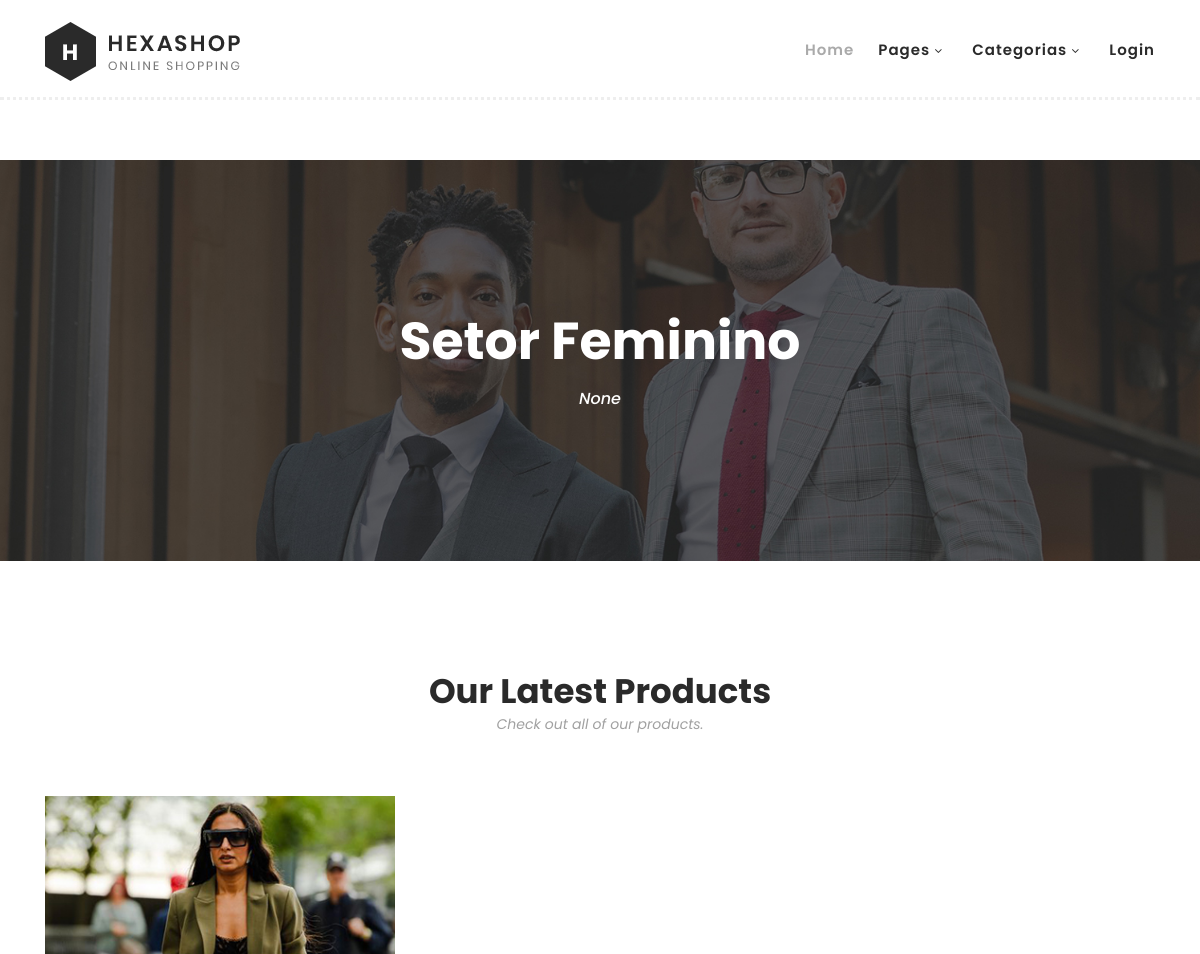
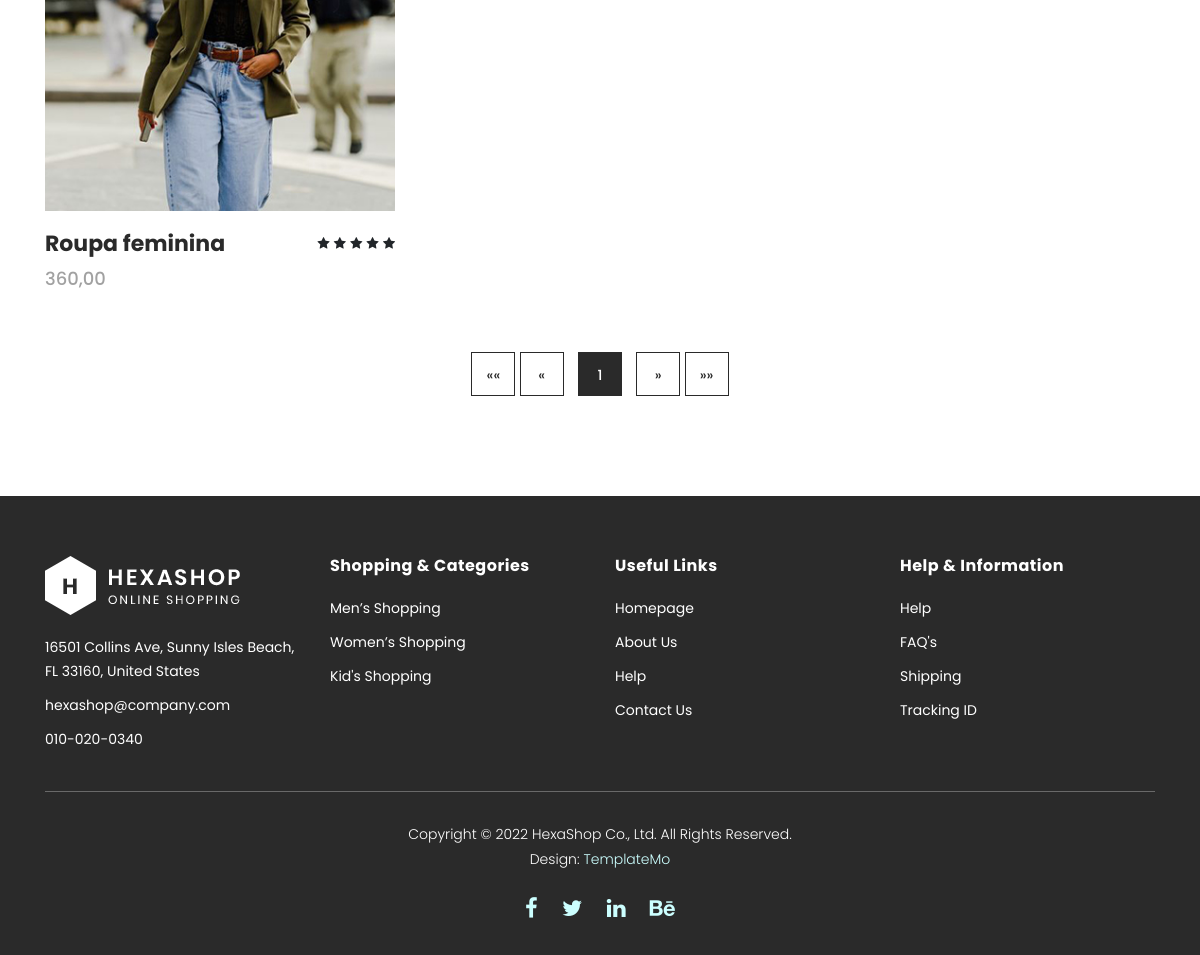
Page /category/2 on the committed database (2 pictures, top to bottom).
### core/models.py (models this page shows)
class Category(models.Model):
    category_name = models.CharField(max_length = 30, verbose_name='Categoria')
    category_description = models.CharField(max_length = 60, verbose_name='Descrição')
    category_breve = models.CharField(max_length = 45, blank=True, null=True, verbose_name='Descrição breve')
    category_image = models.ImageField(null=True, verbose_name='Imagem')
    class Meta:
        verbose_name= 'Categoria'
        verbose_name_plural = 'Categorias'
        ordering = ['category_name']
    def __str__(self):
        return self.category_name

class ProductCategory(models.Model):
    product_id = models.ForeignKey("Product", on_delete=models.CASCADE)
    category_id = models.ForeignKey("Category", on_delete=models.CASCADE)
    def __str__(self):
        return f"{self.category_id} - {self.product_id}"
    class Meta:
        verbose_name= 'Categoria'
        verbose_name_plural = 'Categorias'

class Product(models.Model):
    product_name = models.CharField(max_length = 30, verbose_name='Produto')
    product_description = models.CharField(max_length = 60, verbose_name='Descrição')
    product_price = models.DecimalField(max_digits=7, decimal_places=2, verbose_name='Preço')
    product_status = models.BooleanField(verbose_name='Disponível')
    product_image = models.ImageField(null=True, verbose_name='Imagem')
    class Meta:
        verbose_name= 'Produto'
        verbose_name_plural = 'Produtos'
        ordering = ['product_name']
    def __str__(self):
        return self.product_name

### core/views.py (the view)
# urls.py: path("category/<int:pk>", views.category_view, name='category'),
def category_view(request, pk):
    categorias = Category.objects.all()
    carrinho = request.session.get('cart', {})
    qtd_prod = len(carrinho)
    categoria = Category.objects.get(pk=pk)
    produtos_da_categoria = categoria.productcategory_set.all()
    paginator = Paginator(produtos_da_categoria, 12)  # 12 itens por página
    page = request.GET.get('page')
    try:
        itens_paginados = paginator.page(page)
    except PageNotAnInteger:
        itens_paginados = paginator.page(1)
    except EmptyPage:
        itens_paginados = paginator.page(paginator.num_pages)
    context = {'categorias': categorias,
               'categoria': categoria,
               'produtos': produtos_da_categoria,
               'itens_paginados': itens_paginados,
               'qtd_prod': qtd_prod}
    print(context)
    return render(request,'products.html', context)

### core/templates/products.html (shortened to what this page needs)
{% extends "base.html" %}
{% load static %}
{% block content %}
    <div class="page-heading" id="top">
        <div class="container">
            <div class="row">
                <div class="col-lg-12">
                    <div class="inner-content">
                        <h2>{{ categoria.category_name}}</h2>
                        <span>{{ categoria.category_breve }}</span>
                    </div>
                </div>
            </div>
        </div>
    </div>
    <section class="section" id="products">
        <div class="container">
            <div class="row">
                <div class="col-lg-12">
                    <div class="section-heading">
                        <h2>Our Latest Products</h2>
                        <span>Check out all of our products.</span>
                    </div>
                </div>
            </div>
        </div>
        <div class="container">
            <div class="row">
                {% for item in itens_paginados %}
                <div class="col-lg-4">
                    <div class="item">
                        <div class="thumb">
                            <img src="{{ item.product_id.product_image.url }}" alt="">
                        </div>
                        <div class="down-content">
                            <h4>{{ item.product_id.product_name }}</h4>
                            <span>{{ item.product_id.product_price|floatformat:2 }}</span>
                            <ul class="stars">
                                <li><i class="fa fa-star"></i></li>
                                <li><i class="fa fa-star"></i></li>
                                <li><i class="fa fa-star"></i></li>
                                <li><i class="fa fa-star"></i></li>
                                <li><i class="fa fa-star"></i></li>
                            </ul>
                        </div>
                    </div>
                </div>
                {% endfor %}
                <div class="col-lg-12">
                    <div class="pagination">
                            <ul>
                                <li>
                                    {% if itens_paginados.has_previous %}
                                        <a href="?page=1">&lt;&lt;</a>
                                        <a href="?page={{ itens_paginados.previous_page_number }}">&lt;</a>
                                    {% else %}
                                        <a>&laquo;&laquo;</a>
                                        <a >&laquo;</a>
                                    {% endif %}
                                </li>
                                {% for page_num in itens_paginados.paginator.page_range %}
                                <li class="{% if itens_paginados.number == page_num %}active{% endif %}">
                                    <a href="?page={{ page_num }}">{{ page_num }}</a>
                                </li>
                                {% endfor %}
                                <li>
                                    {% if itens_paginados.has_next %}
                                        <a href="?page={{ itens_paginados.next_page_number }}">&gt;</a>
                                        <a href="?page={{ itens_paginados.paginator.num_pages }}">&gt;&gt;</a>
                                    {% else %}
                                        <a>&raquo;</a>
                                        <a >&raquo;&raquo;</a>
                                    {% endif %}
                                </li>
                            </ul>
                    </div>
                </div>
            </div>
        </div>
    </section>
 {% endblock content %}

### core/static/css/templatemo-hexashop.css (style rules this page uses)
html, body, div, span, applet, object, iframe, h1, h2, h3, h4, h5, h6, p, blockquote, div pre, a, abbr, acronym, address, big, cite, code, del, dfn, em, font, img, ins, kbd, q, s, samp, small, strike, strong, sub, sup, tt, var, b, u, i, center, dl, dt, dd, ol, ul, li, figure, header, nav, section, article, aside, footer, figcaption { margin: 0; padding: 0; border: 0; outline: 0; }
ul, li { padding: 0; margin: 0; list-style: none; }
header, nav, section, article, aside, footer, hgroup { display: block; }
* { box-sizing: border-box; }
html, body { font-family: 'Poppins', sans-serif; font-weight: 400; background-color: #fff; font-size: 16px; -ms-text-size-adjust: 100%; -webkit-font-smoothing: antialiased; -moz-osx-font-smoothing: grayscale; }
a { text-decoration: none !important; }
h1, h2, h3, h4, h5, h6 { margin-top: 0px; margin-bottom: 0px; }
ul { margin-bottom: 0px; }
html, body { background: #fff; font-family: 'Poppins', sans-serif; }
.section-heading h2 { font-size: 34px; font-weight: 700; color: #2a2a2a; }
.section-heading span { font-size: 14px; color: #a1a1a1; font-style: italic; font-weight: 400; }
.page-heading { margin-top: 160px; margin-bottom: 30px; background-image: url(../images/products-page-heading.jpg); background-position: center center; background-size: cover; background-repeat: no-repeat; }
.page-heading .inner-content { padding: 150px 0px; text-align: center; }
.page-heading .inner-content h2 { font-size: 52px; color: #fff; font-weight: 700; margin-bottom: 15px; }
.page-heading .inner-content span { font-size: 16px; font-weight: 500; color: #fff; font-style: italic; }
#products .section-heading { text-align: center; margin-bottom: 60px; margin-top: 80px; }
#products .item { margin-bottom: 30px; }
#products .item .thumb img { width: 100%; overflow: hidden; }
#products .item .down-content { padding-top: 20px; position: relative; z-index: 3; background-color: #fff; }
#products .item .down-content h4 { font-size: 22px; color: #2a2a2a; font-weight: 700; margin-bottom: 8px; }
#products .item .down-content span { font-size: 18px; color: #a1a1a1; font-weight: 500; display: block; }
#products .item .down-content ul.stars { position: absolute; right: 0; top: 20px; }
#products .item .down-content ul.stars li { display: inline; font-size: 13px; }
#products .item .thumb { position: relative; }
#products .pagination { margin-top: 30px; margin-bottom: 40px; }
#products .pagination ul { text-align: center; width: 100%; }
#products .pagination ul li { display: inline; margin: 0px 5px; }
#products .pagination ul li a { width: 44px; height: 44px; border: 1px solid #2a2a2a; display: inline-block; text-align: center; line-height: 44px; font-size: 14px; font-weight: 500; color: #2a2a2a; }
#products .pagination ul li a:hover, #products .pagination ul li.active a { background-color: #2a2a2a; color: #fff; }

### rows in the picture
Category: category_name "Setor Feminino", category_breve "None"
ProductCategory: product_id.product_image (picture), product_id.product_name "Roupa feminina", product_id.product_price "360,00"

### other values in the picture
{{ page_num }} "1"
